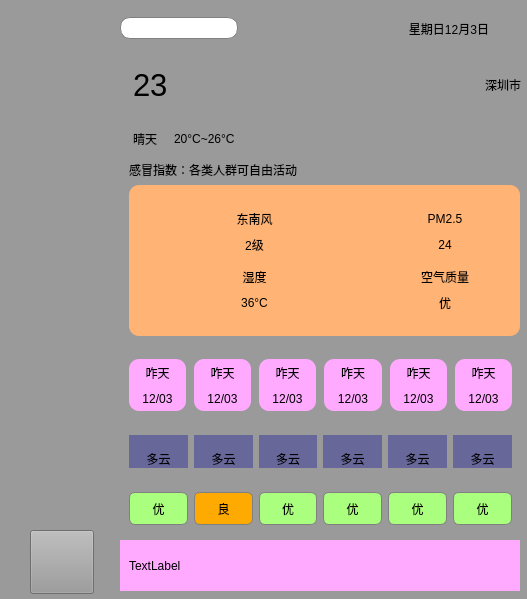
<?xml version="1.0" encoding="UTF-8"?>
<ui version="4.0">
 <class>Weather</class>
 <widget class="QMainWindow" name="Weather">
  <property name="geometry">
   <rect>
    <x>0</x>
    <y>0</y>
    <width>527</width>
    <height>599</height>
   </rect>
  </property>
  <property name="windowTitle">
   <string>MainWindow</string>
  </property>
  <property name="styleSheet">
   <string notr="true">
background-color: rgb(154, 154, 154);</string>
  </property>
  <widget class="QWidget" name="centralwidget">
   <widget class="QPushButton" name="pushButton">
    <property name="geometry">
     <rect>
      <x>30</x>
      <y>530</y>
      <width>64</width>
      <height>64</height>
     </rect>
    </property>
    <property name="styleSheet">
     <string notr="true">border-image: url(:/img/back.png);</string>
    </property>
    <property name="text">
     <string/>
    </property>
   </widget>
   <widget class="QWidget" name="widget_2" native="true">
    <property name="geometry">
     <rect>
      <x>120</x>
      <y>61</y>
      <width>401</width>
      <height>101</height>
     </rect>
    </property>
    <layout class="QHBoxLayout" name="horizontalLayout_7">
     <item>
      <widget class="QLabel" name="label_14">
       <property name="maximumSize">
        <size>
         <width>70</width>
         <height>70</height>
        </size>
       </property>
       <property name="text">
        <string/>
       </property>
       <property name="pixmap">
        <pixmap resource="img.qrc">:/res/sun.png</pixmap>
       </property>
       <property name="scaledContents">
        <bool>true</bool>
       </property>
      </widget>
     </item>
     <item>
      <layout class="QGridLayout" name="gridLayout_2">
       <item row="1" column="2">
        <spacer name="horizontalSpacer">
         <property name="orientation">
          <enum>Qt::Horizontal</enum>
         </property>
         <property name="sizeHint" stdset="0">
          <size>
           <width>40</width>
           <height>20</height>
          </size>
         </property>
        </spacer>
       </item>
       <item row="1" column="1">
        <widget class="QLabel" name="label_17">
         <property name="text">
          <string>20°C~26°C</string>
         </property>
        </widget>
       </item>
       <item row="1" column="0">
        <widget class="QLabel" name="label_wea">
         <property name="text">
          <string>晴天 </string>
         </property>
        </widget>
       </item>
       <item row="0" column="0">
        <widget class="QLabel" name="label_15">
         <property name="font">
          <font>
           <pointsize>23</pointsize>
          </font>
         </property>
         <property name="text">
          <string>23</string>
         </property>
        </widget>
       </item>
       <item row="0" column="2">
        <widget class="QLabel" name="label_city">
         <property name="text">
          <string>深圳市</string>
         </property>
         <property name="alignment">
          <set>Qt::AlignRight|Qt::AlignTrailing|Qt::AlignVCenter</set>
         </property>
        </widget>
       </item>
      </layout>
     </item>
    </layout>
   </widget>
   <widget class="QWidget" name="widget_3" native="true">
    <property name="geometry">
     <rect>
      <x>120</x>
      <y>2</y>
      <width>369</width>
      <height>53</height>
     </rect>
    </property>
    <layout class="QHBoxLayout" name="horizontalLayout_8">
     <item>
      <widget class="QLineEdit" name="lineEdit_searchcity">
       <property name="styleSheet">
        <string notr="true">QLineEdit {
    border: 1px solid gray; /* 边框颜色和宽度 */
    border-radius: 10px; /* 圆角半径，可以根据需要调整 */
    padding: 2px 5px; /* 内边距，使文本与边框之间有空间 */
    background-color: white; /* 背景颜色 */
	color: red;
}</string>
       </property>
      </widget>
     </item>
     <item>
      <widget class="QPushButton" name="pushButton_2">
       <property name="minimumSize">
        <size>
         <width>35</width>
         <height>35</height>
        </size>
       </property>
       <property name="maximumSize">
        <size>
         <width>35</width>
         <height>35</height>
        </size>
       </property>
       <property name="styleSheet">
        <string notr="true">border-radius: 10px;</string>
       </property>
       <property name="text">
        <string notr="true"/>
       </property>
       <property name="icon">
        <iconset resource="img.qrc">
         <normaloff>:/res/search.png</normaloff>:/res/search.png</iconset>
       </property>
      </widget>
     </item>
     <item>
      <spacer name="horizontalSpacer_2">
       <property name="orientation">
        <enum>Qt::Horizontal</enum>
       </property>
       <property name="sizeHint" stdset="0">
        <size>
         <width>40</width>
         <height>20</height>
        </size>
       </property>
      </spacer>
     </item>
     <item>
      <widget class="QLabel" name="label_data">
       <property name="minimumSize">
        <size>
         <width>140</width>
         <height>0</height>
        </size>
       </property>
       <property name="maximumSize">
        <size>
         <width>80</width>
         <height>16777215</height>
        </size>
       </property>
       <property name="text">
        <string>星期日12月3日</string>
       </property>
       <property name="alignment">
        <set>Qt::AlignRight|Qt::AlignTrailing|Qt::AlignVCenter</set>
       </property>
      </widget>
     </item>
    </layout>
   </widget>
   <widget class="QWidget" name="widget" native="true">
    <property name="geometry">
     <rect>
      <x>120</x>
      <y>153</y>
      <width>411</width>
      <height>191</height>
     </rect>
    </property>
    <widget class="QLabel" name="label">
     <property name="geometry">
      <rect>
       <x>9</x>
       <y>9</y>
       <width>168</width>
       <height>16</height>
      </rect>
     </property>
     <property name="text">
      <string>感冒指数：各类人群可自由活动</string>
     </property>
    </widget>
    <widget class="QWidget" name="widget_Ganmao" native="true">
     <property name="geometry">
      <rect>
       <x>9</x>
       <y>32</y>
       <width>391</width>
       <height>151</height>
      </rect>
     </property>
     <property name="styleSheet">
      <string notr="true">background-color: rgb(255, 179, 116);
border-radius: 10px;</string>
     </property>
     <layout class="QGridLayout" name="gridLayout">
      <property name="leftMargin">
       <number>20</number>
      </property>
      <property name="topMargin">
       <number>20</number>
      </property>
      <property name="rightMargin">
       <number>20</number>
      </property>
      <property name="bottomMargin">
       <number>20</number>
      </property>
      <property name="horizontalSpacing">
       <number>30</number>
      </property>
      <item row="0" column="1">
       <layout class="QHBoxLayout" name="horizontalLayout_4">
        <property name="sizeConstraint">
         <enum>QLayout::SetMinimumSize</enum>
        </property>
        <item>
         <widget class="QLabel" name="label_8">
          <property name="maximumSize">
           <size>
            <width>50</width>
            <height>50</height>
           </size>
          </property>
          <property name="text">
           <string/>
          </property>
          <property name="pixmap">
           <pixmap resource="img.qrc">:/res/PM25.png</pixmap>
          </property>
          <property name="scaledContents">
           <bool>true</bool>
          </property>
         </widget>
        </item>
        <item>
         <layout class="QVBoxLayout" name="verticalLayout_4">
          <item>
           <widget class="QLabel" name="label_WindType_4">
            <property name="text">
             <string>PM2.5</string>
            </property>
            <property name="alignment">
             <set>Qt::AlignCenter</set>
            </property>
           </widget>
          </item>
          <item>
           <widget class="QLabel" name="label_9">
            <property name="text">
             <string>24</string>
            </property>
            <property name="alignment">
             <set>Qt::AlignCenter</set>
            </property>
           </widget>
          </item>
         </layout>
        </item>
       </layout>
      </item>
      <item row="1" column="0">
       <layout class="QHBoxLayout" name="horizontalLayout_5">
        <property name="sizeConstraint">
         <enum>QLayout::SetMinimumSize</enum>
        </property>
        <item>
         <widget class="QLabel" name="label_10">
          <property name="maximumSize">
           <size>
            <width>50</width>
            <height>50</height>
           </size>
          </property>
          <property name="text">
           <string/>
          </property>
          <property name="pixmap">
           <pixmap resource="img.qrc">:/res/tempature.png</pixmap>
          </property>
          <property name="scaledContents">
           <bool>true</bool>
          </property>
         </widget>
        </item>
        <item>
         <layout class="QVBoxLayout" name="verticalLayout_5">
          <item>
           <widget class="QLabel" name="label_temp">
            <property name="text">
             <string>湿度</string>
            </property>
            <property name="alignment">
             <set>Qt::AlignCenter</set>
            </property>
           </widget>
          </item>
          <item>
           <widget class="QLabel" name="label_tempvalue">
            <property name="text">
             <string>36°C</string>
            </property>
            <property name="alignment">
             <set>Qt::AlignCenter</set>
            </property>
           </widget>
          </item>
         </layout>
        </item>
       </layout>
      </item>
      <item row="1" column="1">
       <layout class="QHBoxLayout" name="horizontalLayout_6">
        <property name="sizeConstraint">
         <enum>QLayout::SetMinimumSize</enum>
        </property>
        <item>
         <widget class="QLabel" name="label_12">
          <property name="maximumSize">
           <size>
            <width>50</width>
            <height>50</height>
           </size>
          </property>
          <property name="text">
           <string/>
          </property>
          <property name="pixmap">
           <pixmap resource="img.qrc">:/res/airQuity.png</pixmap>
          </property>
          <property name="scaledContents">
           <bool>true</bool>
          </property>
         </widget>
        </item>
        <item>
         <layout class="QVBoxLayout" name="verticalLayout_6">
          <item>
           <widget class="QLabel" name="label_airquaity">
            <property name="text">
             <string>空气质量</string>
            </property>
            <property name="alignment">
             <set>Qt::AlignCenter</set>
            </property>
           </widget>
          </item>
          <item>
           <widget class="QLabel" name="label_13">
            <property name="text">
             <string>优</string>
            </property>
            <property name="alignment">
             <set>Qt::AlignCenter</set>
            </property>
           </widget>
          </item>
         </layout>
        </item>
       </layout>
      </item>
      <item row="0" column="0">
       <layout class="QHBoxLayout" name="horizontalLayout">
        <property name="sizeConstraint">
         <enum>QLayout::SetMinimumSize</enum>
        </property>
        <item>
         <widget class="QLabel" name="label_2">
          <property name="maximumSize">
           <size>
            <width>50</width>
            <height>50</height>
           </size>
          </property>
          <property name="text">
           <string/>
          </property>
          <property name="pixmap">
           <pixmap resource="img.qrc">:/res/eastWind.png</pixmap>
          </property>
          <property name="scaledContents">
           <bool>true</bool>
          </property>
         </widget>
        </item>
        <item>
         <layout class="QVBoxLayout" name="verticalLayout">
          <item>
           <widget class="QLabel" name="label_WindType">
            <property name="text">
             <string>东南风</string>
            </property>
            <property name="alignment">
             <set>Qt::AlignCenter</set>
            </property>
           </widget>
          </item>
          <item>
           <widget class="QLabel" name="label_windlevel">
            <property name="text">
             <string>2级</string>
            </property>
            <property name="alignment">
             <set>Qt::AlignCenter</set>
            </property>
           </widget>
          </item>
         </layout>
        </item>
       </layout>
      </item>
     </layout>
    </widget>
   </widget>
   <widget class="QWidget" name="widget_9" native="true">
    <property name="geometry">
     <rect>
      <x>120</x>
      <y>350</y>
      <width>401</width>
      <height>301</height>
     </rect>
    </property>
    <layout class="QVBoxLayout" name="verticalLayout_8">
     <item>
      <widget class="QWidget" name="widget_6" native="true">
       <layout class="QGridLayout" name="gridLayout_3">
        <property name="topMargin">
         <number>9</number>
        </property>
        <property name="horizontalSpacing">
         <number>8</number>
        </property>
        <property name="verticalSpacing">
         <number>0</number>
        </property>
        <item row="0" column="0">
         <widget class="QLabel" name="label_27">
          <property name="styleSheet">
           <string notr="true">
background-color: rgb(255, 170, 255);
    border-radius: 10px; /* 圆角半径，可以根据需要调整 */
    padding: 2px 5px; /* 内边距，使文本与边框之间有空间 */
  border-bottom-left-radius: 0px; /* 左下角圆角 */
    border-bottom-right-radius: 0px; 
</string>
          </property>
          <property name="text">
           <string>咋天</string>
          </property>
          <property name="alignment">
           <set>Qt::AlignBottom|Qt::AlignHCenter</set>
          </property>
         </widget>
        </item>
        <item row="0" column="1">
         <widget class="QLabel" name="label_29">
          <property name="styleSheet">
           <string notr="true">
background-color: rgb(255, 170, 255);
    border-radius: 10px; /* 圆角半径，可以根据需要调整 */
    padding: 2px 5px; /* 内边距，使文本与边框之间有空间 */
  border-bottom-left-radius: 0px; /* 左下角圆角 */
    border-bottom-right-radius: 0px; 
</string>
          </property>
          <property name="text">
           <string>咋天</string>
          </property>
          <property name="alignment">
           <set>Qt::AlignBottom|Qt::AlignHCenter</set>
          </property>
         </widget>
        </item>
        <item row="0" column="2">
         <widget class="QLabel" name="label_32">
          <property name="styleSheet">
           <string notr="true">
background-color: rgb(255, 170, 255);
    border-radius: 10px; /* 圆角半径，可以根据需要调整 */
    padding: 2px 5px; /* 内边距，使文本与边框之间有空间 */
  border-bottom-left-radius: 0px; /* 左下角圆角 */
    border-bottom-right-radius: 0px; 
</string>
          </property>
          <property name="text">
           <string>咋天</string>
          </property>
          <property name="alignment">
           <set>Qt::AlignBottom|Qt::AlignHCenter</set>
          </property>
         </widget>
        </item>
        <item row="0" column="3">
         <widget class="QLabel" name="label_34">
          <property name="styleSheet">
           <string notr="true">
background-color: rgb(255, 170, 255);
    border-radius: 10px; /* 圆角半径，可以根据需要调整 */
    padding: 2px 5px; /* 内边距，使文本与边框之间有空间 */
  border-bottom-left-radius: 0px; /* 左下角圆角 */
    border-bottom-right-radius: 0px; 
</string>
          </property>
          <property name="text">
           <string>咋天</string>
          </property>
          <property name="alignment">
           <set>Qt::AlignBottom|Qt::AlignHCenter</set>
          </property>
         </widget>
        </item>
        <item row="0" column="4">
         <widget class="QLabel" name="label_36">
          <property name="styleSheet">
           <string notr="true">
background-color: rgb(255, 170, 255);
    border-radius: 10px; /* 圆角半径，可以根据需要调整 */
    padding: 2px 5px; /* 内边距，使文本与边框之间有空间 */
  border-bottom-left-radius: 0px; /* 左下角圆角 */
    border-bottom-right-radius: 0px; 
</string>
          </property>
          <property name="text">
           <string>咋天</string>
          </property>
          <property name="alignment">
           <set>Qt::AlignBottom|Qt::AlignHCenter</set>
          </property>
         </widget>
        </item>
        <item row="0" column="5">
         <widget class="QLabel" name="label_38">
          <property name="styleSheet">
           <string notr="true">
background-color: rgb(255, 170, 255);
    border-radius: 10px; /* 圆角半径，可以根据需要调整 */
    padding: 2px 5px; /* 内边距，使文本与边框之间有空间 */
  border-bottom-left-radius: 0px; /* 左下角圆角 */
    border-bottom-right-radius: 0px; 
</string>
          </property>
          <property name="text">
           <string>咋天</string>
          </property>
          <property name="alignment">
           <set>Qt::AlignBottom|Qt::AlignHCenter</set>
          </property>
         </widget>
        </item>
        <item row="1" column="0">
         <widget class="QLabel" name="label_28">
          <property name="styleSheet">
           <string notr="true">
background-color: rgb(255, 170, 255);
    border-radius: 10px; /* 圆角半径，可以根据需要调整 */
    padding: 2px 5px; /* 内边距，使文本与边框之间有空间 */
  border-top-left-radius: 0px; /* 左下角圆角 */
    border-top-right-radius: 0px; 
</string>
          </property>
          <property name="text">
           <string>12/03</string>
          </property>
          <property name="alignment">
           <set>Qt::AlignHCenter|Qt::AlignTop</set>
          </property>
         </widget>
        </item>
        <item row="1" column="1">
         <widget class="QLabel" name="label_30">
          <property name="styleSheet">
           <string notr="true">
background-color: rgb(255, 170, 255);
    border-radius: 10px; /* 圆角半径，可以根据需要调整 */
    padding: 2px 5px; /* 内边距，使文本与边框之间有空间 */
  border-top-left-radius: 0px; /* 左下角圆角 */
    border-top-right-radius: 0px; 
</string>
          </property>
          <property name="text">
           <string>12/03</string>
          </property>
          <property name="alignment">
           <set>Qt::AlignHCenter|Qt::AlignTop</set>
          </property>
         </widget>
        </item>
        <item row="1" column="2">
         <widget class="QLabel" name="label_31">
          <property name="styleSheet">
           <string notr="true">
background-color: rgb(255, 170, 255);
    border-radius: 10px; /* 圆角半径，可以根据需要调整 */
    padding: 2px 5px; /* 内边距，使文本与边框之间有空间 */
  border-top-left-radius: 0px; /* 左下角圆角 */
    border-top-right-radius: 0px; 
</string>
          </property>
          <property name="text">
           <string>12/03</string>
          </property>
          <property name="alignment">
           <set>Qt::AlignHCenter|Qt::AlignTop</set>
          </property>
         </widget>
        </item>
        <item row="1" column="3">
         <widget class="QLabel" name="label_33">
          <property name="styleSheet">
           <string notr="true">
background-color: rgb(255, 170, 255);
    border-radius: 10px; /* 圆角半径，可以根据需要调整 */
    padding: 2px 5px; /* 内边距，使文本与边框之间有空间 */
  border-top-left-radius: 0px; /* 左下角圆角 */
    border-top-right-radius: 0px; 
</string>
          </property>
          <property name="text">
           <string>12/03</string>
          </property>
          <property name="alignment">
           <set>Qt::AlignHCenter|Qt::AlignTop</set>
          </property>
         </widget>
        </item>
        <item row="1" column="4">
         <widget class="QLabel" name="label_35">
          <property name="styleSheet">
           <string notr="true">
background-color: rgb(255, 170, 255);
    border-radius: 10px; /* 圆角半径，可以根据需要调整 */
    padding: 2px 5px; /* 内边距，使文本与边框之间有空间 */
  border-top-left-radius: 0px; /* 左下角圆角 */
    border-top-right-radius: 0px; 
</string>
          </property>
          <property name="text">
           <string>12/03</string>
          </property>
          <property name="alignment">
           <set>Qt::AlignHCenter|Qt::AlignTop</set>
          </property>
         </widget>
        </item>
        <item row="1" column="5">
         <widget class="QLabel" name="label_37">
          <property name="styleSheet">
           <string notr="true">
background-color: rgb(255, 170, 255);
    border-radius: 10px; /* 圆角半径，可以根据需要调整 */
    padding: 2px 5px; /* 内边距，使文本与边框之间有空间 */
  border-top-left-radius: 0px; /* 左下角圆角 */
    border-top-right-radius: 0px; 
</string>
          </property>
          <property name="text">
           <string>12/03</string>
          </property>
          <property name="alignment">
           <set>Qt::AlignHCenter|Qt::AlignTop</set>
          </property>
         </widget>
        </item>
       </layout>
      </widget>
     </item>
     <item>
      <widget class="QWidget" name="widget_7" native="true">
       <layout class="QGridLayout" name="gridLayout_4">
        <property name="verticalSpacing">
         <number>0</number>
        </property>
        <item row="0" column="0">
         <widget class="QLabel" name="label_39">
          <property name="styleSheet">
           <string notr="true">background-color: rgb(103, 103, 154);</string>
          </property>
          <property name="text">
           <string/>
          </property>
          <property name="pixmap">
           <pixmap resource="img.qrc">:/res/muchcloud.png</pixmap>
          </property>
          <property name="scaledContents">
           <bool>true</bool>
          </property>
         </widget>
        </item>
        <item row="0" column="1">
         <widget class="QLabel" name="label_40">
          <property name="styleSheet">
           <string notr="true">background-color: rgb(103, 103, 154);</string>
          </property>
          <property name="text">
           <string/>
          </property>
          <property name="pixmap">
           <pixmap resource="img.qrc">:/res/muchcloud.png</pixmap>
          </property>
          <property name="scaledContents">
           <bool>true</bool>
          </property>
         </widget>
        </item>
        <item row="0" column="2">
         <widget class="QLabel" name="label_43">
          <property name="styleSheet">
           <string notr="true">background-color: rgb(103, 103, 154);</string>
          </property>
          <property name="text">
           <string/>
          </property>
          <property name="pixmap">
           <pixmap resource="img.qrc">:/res/muchcloud.png</pixmap>
          </property>
          <property name="scaledContents">
           <bool>true</bool>
          </property>
         </widget>
        </item>
        <item row="0" column="3">
         <widget class="QLabel" name="label_45">
          <property name="styleSheet">
           <string notr="true">background-color: rgb(103, 103, 154);</string>
          </property>
          <property name="text">
           <string/>
          </property>
          <property name="pixmap">
           <pixmap resource="img.qrc">:/res/muchcloud.png</pixmap>
          </property>
          <property name="scaledContents">
           <bool>true</bool>
          </property>
         </widget>
        </item>
        <item row="0" column="4">
         <widget class="QLabel" name="label_47">
          <property name="styleSheet">
           <string notr="true">background-color: rgb(103, 103, 154);</string>
          </property>
          <property name="text">
           <string/>
          </property>
          <property name="pixmap">
           <pixmap resource="img.qrc">:/res/muchcloud.png</pixmap>
          </property>
          <property name="scaledContents">
           <bool>true</bool>
          </property>
         </widget>
        </item>
        <item row="0" column="5">
         <widget class="QLabel" name="label_49">
          <property name="styleSheet">
           <string notr="true">background-color: rgb(103, 103, 154);</string>
          </property>
          <property name="text">
           <string/>
          </property>
          <property name="pixmap">
           <pixmap resource="img.qrc">:/res/muchcloud.png</pixmap>
          </property>
          <property name="scaledContents">
           <bool>true</bool>
          </property>
         </widget>
        </item>
        <item row="1" column="0">
         <widget class="QLabel" name="label_41">
          <property name="styleSheet">
           <string notr="true">background-color: rgb(103, 103, 154);</string>
          </property>
          <property name="text">
           <string>多云</string>
          </property>
          <property name="scaledContents">
           <bool>true</bool>
          </property>
          <property name="alignment">
           <set>Qt::AlignCenter</set>
          </property>
         </widget>
        </item>
        <item row="1" column="1">
         <widget class="QLabel" name="label_42">
          <property name="styleSheet">
           <string notr="true">background-color: rgb(103, 103, 154);</string>
          </property>
          <property name="text">
           <string>多云</string>
          </property>
          <property name="scaledContents">
           <bool>true</bool>
          </property>
          <property name="alignment">
           <set>Qt::AlignCenter</set>
          </property>
         </widget>
        </item>
        <item row="1" column="2">
         <widget class="QLabel" name="label_44">
          <property name="styleSheet">
           <string notr="true">background-color: rgb(103, 103, 154);</string>
          </property>
          <property name="text">
           <string>多云</string>
          </property>
          <property name="scaledContents">
           <bool>true</bool>
          </property>
          <property name="alignment">
           <set>Qt::AlignCenter</set>
          </property>
         </widget>
        </item>
        <item row="1" column="3">
         <widget class="QLabel" name="label_46">
          <property name="styleSheet">
           <string notr="true">background-color: rgb(103, 103, 154);</string>
          </property>
          <property name="text">
           <string>多云</string>
          </property>
          <property name="scaledContents">
           <bool>true</bool>
          </property>
          <property name="alignment">
           <set>Qt::AlignCenter</set>
          </property>
         </widget>
        </item>
        <item row="1" column="4">
         <widget class="QLabel" name="label_48">
          <property name="styleSheet">
           <string notr="true">background-color: rgb(103, 103, 154);</string>
          </property>
          <property name="text">
           <string>多云</string>
          </property>
          <property name="scaledContents">
           <bool>true</bool>
          </property>
          <property name="alignment">
           <set>Qt::AlignCenter</set>
          </property>
         </widget>
        </item>
        <item row="1" column="5">
         <widget class="QLabel" name="label_50">
          <property name="styleSheet">
           <string notr="true">background-color: rgb(103, 103, 154);</string>
          </property>
          <property name="text">
           <string>多云</string>
          </property>
          <property name="scaledContents">
           <bool>true</bool>
          </property>
          <property name="alignment">
           <set>Qt::AlignCenter</set>
          </property>
         </widget>
        </item>
       </layout>
      </widget>
     </item>
     <item>
      <widget class="QWidget" name="widget_4" native="true">
       <layout class="QHBoxLayout" name="horizontalLayout_9">
        <item>
         <widget class="QLabel" name="label_21">
          <property name="styleSheet">
           <string notr="true">background-color: rgb(170, 255, 127);
border: 1px solid gray; /* 边框颜色和宽度 */
border-radius: 6px;</string>
          </property>
          <property name="text">
           <string>优</string>
          </property>
          <property name="alignment">
           <set>Qt::AlignCenter</set>
          </property>
         </widget>
        </item>
        <item>
         <widget class="QLabel" name="label_22">
          <property name="styleSheet">
           <string notr="true">
background-color: rgb(255, 170, 0);
border: 1px solid gray; /* 边框颜色和宽度 */
border-radius: 6px;</string>
          </property>
          <property name="text">
           <string>良</string>
          </property>
          <property name="alignment">
           <set>Qt::AlignCenter</set>
          </property>
         </widget>
        </item>
        <item>
         <widget class="QLabel" name="label_23">
          <property name="styleSheet">
           <string notr="true">background-color: rgb(170, 255, 127);
border: 1px solid gray; /* 边框颜色和宽度 */
border-radius: 6px;</string>
          </property>
          <property name="text">
           <string>优</string>
          </property>
          <property name="alignment">
           <set>Qt::AlignCenter</set>
          </property>
         </widget>
        </item>
        <item>
         <widget class="QLabel" name="label_24">
          <property name="styleSheet">
           <string notr="true">background-color: rgb(170, 255, 127);
border: 1px solid gray; /* 边框颜色和宽度 */
border-radius: 6px;</string>
          </property>
          <property name="text">
           <string>优</string>
          </property>
          <property name="alignment">
           <set>Qt::AlignCenter</set>
          </property>
         </widget>
        </item>
        <item>
         <widget class="QLabel" name="label_25">
          <property name="styleSheet">
           <string notr="true">background-color: rgb(170, 255, 127);
border: 1px solid gray; /* 边框颜色和宽度 */
border-radius: 6px;</string>
          </property>
          <property name="text">
           <string>优</string>
          </property>
          <property name="alignment">
           <set>Qt::AlignCenter</set>
          </property>
         </widget>
        </item>
        <item>
         <widget class="QLabel" name="label_26">
          <property name="styleSheet">
           <string notr="true">background-color: rgb(170, 255, 127);
border: 1px solid gray; /* 边框颜色和宽度 */
border-radius: 6px;</string>
          </property>
          <property name="text">
           <string>优</string>
          </property>
          <property name="alignment">
           <set>Qt::AlignCenter</set>
          </property>
         </widget>
        </item>
       </layout>
      </widget>
     </item>
     <item>
      <widget class="QWidget" name="widget_5" native="true">
       <property name="maximumSize">
        <size>
         <width>400</width>
         <height>16777215</height>
        </size>
       </property>
       <property name="styleSheet">
        <string notr="true">background-color: rgb(255, 170, 255);</string>
       </property>
       <layout class="QVBoxLayout" name="verticalLayout_9">
        <item>
         <widget class="QLabel" name="label_63">
          <property name="maximumSize">
           <size>
            <width>200</width>
            <height>16777215</height>
           </size>
          </property>
          <property name="text">
           <string>TextLabel</string>
          </property>
         </widget>
        </item>
       </layout>
      </widget>
     </item>
     <item>
      <widget class="QWidget" name="widget_8" native="true">
       <layout class="QGridLayout" name="gridLayout_5">
        <property name="verticalSpacing">
         <number>0</number>
        </property>
        <item row="0" column="0">
         <widget class="QLabel" name="label_52">
          <property name="styleSheet">
           <string notr="true">background-color: rgb(103, 103, 154);</string>
          </property>
          <property name="text">
           <string>东南风</string>
          </property>
          <property name="scaledContents">
           <bool>false</bool>
          </property>
          <property name="alignment">
           <set>Qt::AlignCenter</set>
          </property>
         </widget>
        </item>
        <item row="0" column="1">
         <widget class="QLabel" name="label_54">
          <property name="styleSheet">
           <string notr="true">background-color: rgb(103, 103, 154);</string>
          </property>
          <property name="text">
           <string>东南风</string>
          </property>
          <property name="scaledContents">
           <bool>false</bool>
          </property>
          <property name="alignment">
           <set>Qt::AlignCenter</set>
          </property>
         </widget>
        </item>
        <item row="0" column="2">
         <widget class="QLabel" name="label_56">
          <property name="styleSheet">
           <string notr="true">background-color: rgb(103, 103, 154);</string>
          </property>
          <property name="text">
           <string>东南风</string>
          </property>
          <property name="scaledContents">
           <bool>false</bool>
          </property>
          <property name="alignment">
           <set>Qt::AlignCenter</set>
          </property>
         </widget>
        </item>
        <item row="0" column="3">
         <widget class="QLabel" name="label_58">
          <property name="styleSheet">
           <string notr="true">background-color: rgb(103, 103, 154);</string>
          </property>
          <property name="text">
           <string>东南风</string>
          </property>
          <property name="scaledContents">
           <bool>false</bool>
          </property>
          <property name="alignment">
           <set>Qt::AlignCenter</set>
          </property>
         </widget>
        </item>
        <item row="0" column="4">
         <widget class="QLabel" name="label_60">
          <property name="styleSheet">
           <string notr="true">background-color: rgb(103, 103, 154);</string>
          </property>
          <property name="text">
           <string>东南风</string>
          </property>
          <property name="scaledContents">
           <bool>false</bool>
          </property>
          <property name="alignment">
           <set>Qt::AlignCenter</set>
          </property>
         </widget>
        </item>
        <item row="0" column="5">
         <widget class="QLabel" name="label_62">
          <property name="styleSheet">
           <string notr="true">background-color: rgb(103, 103, 154);</string>
          </property>
          <property name="text">
           <string>东南风</string>
          </property>
          <property name="scaledContents">
           <bool>false</bool>
          </property>
          <property name="alignment">
           <set>Qt::AlignCenter</set>
          </property>
         </widget>
        </item>
        <item row="1" column="0">
         <widget class="QLabel" name="label_51">
          <property name="styleSheet">
           <string notr="true">background-color: rgb(103, 103, 154);</string>
          </property>
          <property name="text">
           <string>2级</string>
          </property>
          <property name="scaledContents">
           <bool>true</bool>
          </property>
          <property name="alignment">
           <set>Qt::AlignCenter</set>
          </property>
         </widget>
        </item>
        <item row="1" column="1">
         <widget class="QLabel" name="label_53">
          <property name="styleSheet">
           <string notr="true">background-color: rgb(103, 103, 154);</string>
          </property>
          <property name="text">
           <string>2级</string>
          </property>
          <property name="scaledContents">
           <bool>true</bool>
          </property>
          <property name="alignment">
           <set>Qt::AlignCenter</set>
          </property>
         </widget>
        </item>
        <item row="1" column="2">
         <widget class="QLabel" name="label_55">
          <property name="styleSheet">
           <string notr="true">background-color: rgb(103, 103, 154);</string>
          </property>
          <property name="text">
           <string>2级</string>
          </property>
          <property name="scaledContents">
           <bool>true</bool>
          </property>
          <property name="alignment">
           <set>Qt::AlignCenter</set>
          </property>
         </widget>
        </item>
        <item row="1" column="3">
         <widget class="QLabel" name="label_57">
          <property name="styleSheet">
           <string notr="true">background-color: rgb(103, 103, 154);</string>
          </property>
          <property name="text">
           <string>2级</string>
          </property>
          <property name="scaledContents">
           <bool>true</bool>
          </property>
          <property name="alignment">
           <set>Qt::AlignCenter</set>
          </property>
         </widget>
        </item>
        <item row="1" column="4">
         <widget class="QLabel" name="label_59">
          <property name="styleSheet">
           <string notr="true">background-color: rgb(103, 103, 154);</string>
          </property>
          <property name="text">
           <string>2级</string>
          </property>
          <property name="scaledContents">
           <bool>true</bool>
          </property>
          <property name="alignment">
           <set>Qt::AlignCenter</set>
          </property>
         </widget>
        </item>
        <item row="1" column="5">
         <widget class="QLabel" name="label_61">
          <property name="styleSheet">
           <string notr="true">background-color: rgb(103, 103, 154);</string>
          </property>
          <property name="text">
           <string>2级</string>
          </property>
          <property name="scaledContents">
           <bool>true</bool>
          </property>
          <property name="alignment">
           <set>Qt::AlignCenter</set>
          </property>
         </widget>
        </item>
       </layout>
      </widget>
     </item>
    </layout>
   </widget>
  </widget>
 </widget>
 <resources>
  <include location="img.qrc"/>
 </resources>
 <connections/>
</ui>
